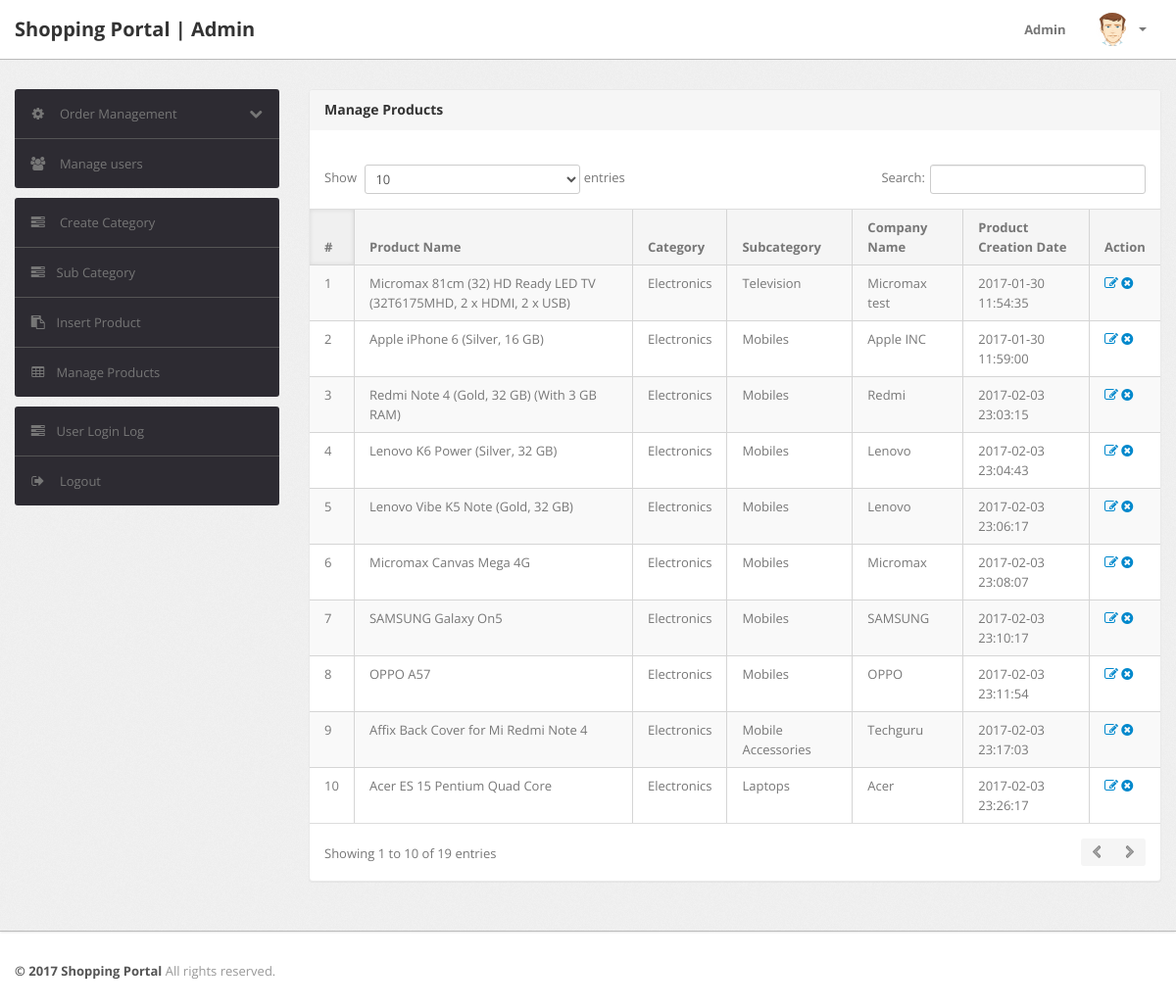
/admin/manage-products.php (signed in), run on the app's committed database.
### tables this page shows
CREATE TABLE `products` (
  `id` int(11) NOT NULL AUTO_INCREMENT,
  `category` int(11) NOT NULL,
  `subCategory` int(11) DEFAULT NULL,
  `productName` varchar(255) DEFAULT NULL,
  `productCompany` varchar(255) DEFAULT NULL,
  `productPrice` int(11) DEFAULT NULL,
  `productPriceBeforeDiscount` int(11) DEFAULT NULL,
  `productDescription` longtext DEFAULT NULL,
  `productImage1` varchar(255) DEFAULT NULL,
  `productImage2` varchar(255) DEFAULT NULL,
  `productImage3` varchar(255) DEFAULT NULL,
  `shippingCharge` int(11) DEFAULT NULL,
  `productAvailability` varchar(255) DEFAULT NULL,
  `postingDate` timestamp NULL DEFAULT current_timestamp(),
  `updationDate` varchar(255) DEFAULT NULL,
  PRIMARY KEY (`id`)
);

CREATE TABLE `category` (
  `id` int(11) NOT NULL AUTO_INCREMENT,
  `categoryName` varchar(255) DEFAULT NULL,
  `categoryDescription` longtext DEFAULT NULL,
  `creationDate` timestamp NOT NULL DEFAULT current_timestamp(),
  `updationDate` varchar(255) DEFAULT NULL,
  PRIMARY KEY (`id`)
);

CREATE TABLE `subcategory` (
  `id` int(11) NOT NULL AUTO_INCREMENT,
  `categoryid` int(11) DEFAULT NULL,
  `subcategory` varchar(255) DEFAULT NULL,
  `creationDate` timestamp NULL DEFAULT current_timestamp(),
  `updationDate` varchar(255) DEFAULT NULL,
  PRIMARY KEY (`id`)
);

### admin/manage-products.php (the view, shortened to what this page needs)
<?php
include('include/config.php');
if(strlen($_SESSION['alogin'])==0)
	{
header('location:index.php');
}
else{
?>
<!DOCTYPE html>
<html lang="en">
<head>
	<link type="text/css" href="bootstrap/css/bootstrap.min.css" rel="stylesheet">
	<link type="text/css" href="bootstrap/css/bootstrap-responsive.min.css" rel="stylesheet">
	<link type="text/css" href="css/theme.css" rel="stylesheet">
	<link type="text/css" href="images/icons/css/font-awesome.css" rel="stylesheet">
</head>
<body>
<?php include('include/header.php');?>
	<div class="wrapper">
		<div class="container">
			<div class="row">
<?php include('include/sidebar.php');?>
			<div class="span9">
					<div class="content">
	<div class="module">
							<div class="module-head">
								<h3>Manage Products</h3>
							</div>
							<div class="module-body table">
									<br />
								<table cellpadding="0" cellspacing="0" border="0" class="datatable-1 table table-bordered table-striped	 display" width="100%">
									<thead>
										<tr>
											<th>#</th>
											<th>Product Name</th>
											<th>Category </th>
											<th>Subcategory</th>
											<th>Company Name</th>
											<th>Product Creation Date</th>
											<th>Action</th>
										</tr>
									</thead>
									<tbody>
<?php $query=mysqli_query($con,"select products.*,category.categoryName,subcategory.subcategory from products join category on category.id=products.category join subcategory on subcategory.id=products.subCategory");
$cnt=1;
while($row=mysqli_fetch_array($query))
{
?>
										<tr>
											<td><?php echo htmlentities($cnt);?></td>
											<td><?php echo htmlentities($row['productName']);?></td>
											<td><?php echo htmlentities($row['categoryName']);?></td>
											<td> <?php echo htmlentities($row['subcategory']);?></td>
											<td><?php echo htmlentities($row['productCompany']);?></td>
											<td><?php echo htmlentities($row['postingDate']);?></td>
											<td>
											<a href="edit-products.php?id=<?php echo $row['id']?>" ><i class="icon-edit"></i></a>
											<a href="manage-products.php?id=<?php echo $row['id']?>&del=delete" onClick="return confirm('Are you sure you want to delete?')"><i class="icon-remove-sign"></i></a></td>
										</tr>
										<?php $cnt=$cnt+1; } ?>
								</table>
							</div>
						</div>
					</div>
				</div>
			</div>
		</div>
	</div>
<?php include('include/footer.php');?>
</body>
<?php } ?>

### data on the page
products: productName "Micromax 81cm (32) HD Ready LED TV (32T6175MHD, 2 x HDMI, 2 x USB)", category.categoryName "Electronics", subcategory.subcategory "Television", productCompany "Micromax test", postingDate "2017-01-30 11:54:35"
products: productName "Apple iPhone 6 (Silver, 16 GB)", category.categoryName "Electronics", subcategory.subcategory "Mobiles", productCompany "Apple INC", postingDate "2017-01-30 11:59:00"
products: productName "Redmi Note 4 (Gold, 32 GB) (With 3 GB RAM)", category.categoryName "Electronics", subcategory.subcategory "Mobiles", productCompany "Redmi", postingDate "2017-02-03 23:03:15"
products: productName "Lenovo K6 Power (Silver, 32 GB)", category.categoryName "Electronics", subcategory.subcategory "Mobiles", productCompany "Lenovo", postingDate "2017-02-03 23:04:43"
products: productName "Lenovo Vibe K5 Note (Gold, 32 GB)", category.categoryName "Electronics", subcategory.subcategory "Mobiles", productCompany "Lenovo", postingDate "2017-02-03 23:06:17"
products: productName "Micromax Canvas Mega 4G", category.categoryName "Electronics", subcategory.subcategory "Mobiles", productCompany "Micromax", postingDate "2017-02-03 23:08:07"
products: productName "SAMSUNG Galaxy On5", category.categoryName "Electronics", subcategory.subcategory "Mobiles", productCompany "SAMSUNG", postingDate "2017-02-03 23:10:17"
products: productName "OPPO A57", category.categoryName "Electronics", subcategory.subcategory "Mobiles", productCompany "OPPO", postingDate "2017-02-03 23:11:54"
products: productName "Affix Back Cover for Mi Redmi Note 4", category.categoryName "Electronics", subcategory.subcategory "Mobile Accessories", productCompany "Techguru", postingDate "2017-02-03 23:17:03"
products: productName "Acer ES 15 Pentium Quad Core", category.categoryName "Electronics", subcategory.subcategory "Laptops", productCompany "Acer", postingDate "2017-02-03 23:26:17"
